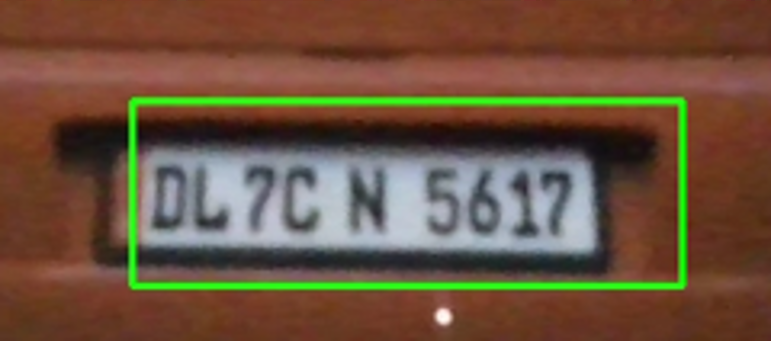
#> input picture Picture4.png, 771 x 341 px, given in place of Car.jpeg, which was not available
$ jupyter execute --allow-errors 'Automatic vehicle recognition and parking control system.ipynb'   (shell and % lines are left out)   (text cells are left out)
#> lines starting #> are read from the running program, lines starting #| are printed output that depends on the picture; after the words box and inside, x2 and y2 are one past the last pixel; in counts of white or black regions, pixels touching at a corner belong together; pictures that were not available may be replaced by others from this repository, and a replacement may not be noted
[cell 1]
# Import libraries
import matplotlib.pyplot as plt
import cv2
import numpy as np
import easyocr
import pytesseract
from pymongo import MongoClient
import imutils
import random
import string
import os

[cell 2]
# Step 1: Generate Random Vehicle Number Plates and Designation
def generate_vehicle_entries(num_entries=1000):
#> called with num_entries = 1000
    vehicle_entries = []
    district_codes = [f"{i:02}" for i in range(1, 8)]  # District codes from 01 to 99
    # Generate 500 entries
    for _ in range(num_entries):
        # Generate vehicle number: CG + district code + 2 random uppercase letters + 4 random digits
        district_code = random.choice(district_codes)
        letters = ''.join(random.choices(string.ascii_uppercase, k=2))  # Two random uppercase letters
        number = f"{random.randint(1000, 9999)}"  # Random 4 digits

        plate_number = f"CG{district_code}{letters}{number}"

        # Assign random designation (STAFF or STUDENT)
        designation = random.choice(["STAFF", "STUDENT"])

        vehicle_entries.append({"plate_number": plate_number, "designation": designation})

    return vehicle_entries

# Step 2: Connect to MongoDB
client = MongoClient("mongodb+srv://lalharsha0104:28JLZvgeihag73IJ@cluster0.uvzvt.mongodb.net/?retryWrites=true&w=majority&appName=Cluster0")  # Replace with your MongoDB URI
db = client.vehicle_db
collection = db.vehicle_entries

# Step 3: Generate 500 sample vehicle entries
vehicle_entries = generate_vehicle_entries(1000)

# Step 4: Insert the sample data into MongoDB
result = collection.insert_many(vehicle_entries)

# Step 5: Confirm the insertion
#> (the rest of this cell did not finish here and is left out)

[cell 3]
# Data: Number plates with designations
vehicle_entries = [
    {"plate_number": "MH20EE7598", "designation": "STAFF"},
    {"plate_number": "MH20EJ0365", "designation": "STAFF"},
    {"plate_number": "KL26H5009", "designation": "STUDENT"},
    {"plate_number": "DL7CN5617", "designation": "STUDENT"}
]

# Insert data into MongoDB
collection.insert_many(vehicle_entries)

[cell 4]
# Query to fetch all documents
for document in collection.find().limit(50):  # limit to 50 documents for display
    print(document)

[cell 5]
# MongoDB connection
client = MongoClient("mongodb+srv://lalharsha0104:28JLZvgeihag73IJ@cluster0.uvzvt.mongodb.net/?retryWrites=true&w=majority&appName=Cluster0")  # Replace with your MongoDB URI
db = client.vehicle_db
collection = db.vehicle_entries
#Purpose: This function looks up a vehicle's designation (e.g., "STAFF" or "STUDENT") based on its number plate.
# [38 lines left out: functions get_vehicle_designation, add_new_vehicle_to_database, not called in this run]

[cell 6]
def recognize_plate_with_easyocr(image):
    reader = easyocr.Reader(['en'])
    try:
        # EasyOCR detection
        result = reader.readtext(image)
        if result:
            text = result[0][-2]  # Extract detected text
            confidence = result[0][-1]
            # Remove spaces from the detected text
            text_no_spaces = text.replace(" ", "").strip()
            return text_no_spaces, confidence
    except Exception as e:
        print("Error during OCR:", e)
    return None, None

def detect_and_crop_plate(image_path):
    # Load image
    img = cv2.imread(image_path)
#> img is the input picture: shape (341, 771, 3); mean B, G, R 61.6, 83.1, 108.2
    plt.figure(figsize=(15, 15))
    plt.subplot(1, 3, 1)
    plt.title("Original Image")
    plt.imshow(cv2.cvtColor(img, cv2.COLOR_BGR2RGB))

    # Preprocess image
    plt.figure(figsize=(15, 15))
    gray = cv2.cvtColor(img, cv2.COLOR_BGR2GRAY)
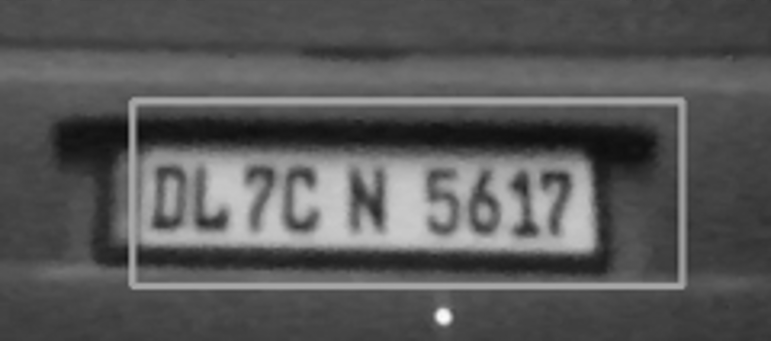
#> gray: shape (341, 771); min 12, max 251, mean 88.1
    plt.subplot(1, 3, 1)
    plt.title("Grayscale Image")
    plt.imshow(gray, cmap="gray")
    plt.show()
    plt.figure(figsize=(15, 15))
    bfilter = cv2.bilateralFilter(gray, 11, 17, 17)
    plt.subplot(1, 3, 1)
    plt.title("Bilateral Filtered Image")
    plt.imshow(bfilter, cmap="gray")
    plt.show()
    plt.figure(figsize=(15, 15))
    edged = cv2.Canny(bfilter, 30, 200)
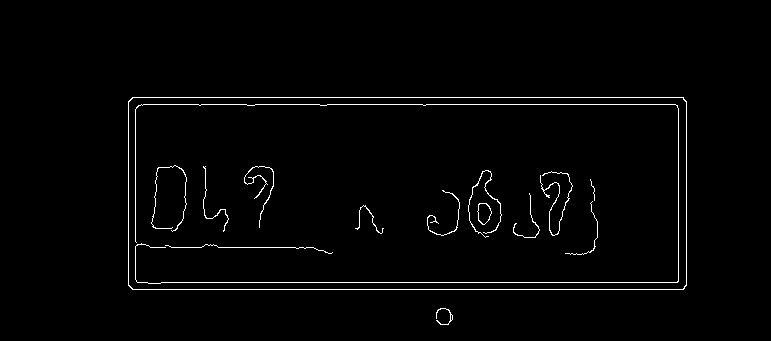
#> edged: shape (341, 771); 1.7% white in thin lines or dots, all inside (x1, y1, x2, y2) = (128, 97, 687, 325)
    plt.subplot(1, 3, 1)
    plt.title("Canny Edges")
    plt.imshow(edged, cmap="gray")
    plt.show()

    # Detect contours
    keypoints = cv2.findContours(edged.copy(), cv2.RETR_TREE, cv2.CHAIN_APPROX_SIMPLE)
#> keypoints = 18 contours, 9 with area under 20; largest, box (x1, y1, x2, y2) and area: (128, 97, 687, 290) 107106, (128, 97, 687, 290) 107090, (477, 203, 492, 225) 218, (477, 203, 492, 225) 206, (468, 170, 502, 238) 38
    contours = imutils.grab_contours(keypoints)
#> contours has the same summary as keypoints
    contours = sorted(contours, key=cv2.contourArea, reverse=True)[:10]
#> contours = 10 contours, 1 with area under 20; largest, box (x1, y1, x2, y2) and area: (128, 97, 687, 290) 107106, (128, 97, 687, 290) 107090, (477, 203, 492, 225) 218, (477, 203, 492, 225) 206, (468, 170, 502, 238) 38

    location = None
    for contour in contours:
        approx = cv2.approxPolyDP(contour, 10, True)
        if len(approx) == 4:
            location = approx
            break
#> this loop made 1 pass
#> location on pass 1: [[128, 101], [132, 289], [686, 285], [683, 97]]

    if location is None:
        print("Number plate not detected.")
        return None

    # Crop the detected number plate
    mask = np.zeros(gray.shape, np.uint8)
    cv2.drawContours(mask, [location], 0, 255, -1)
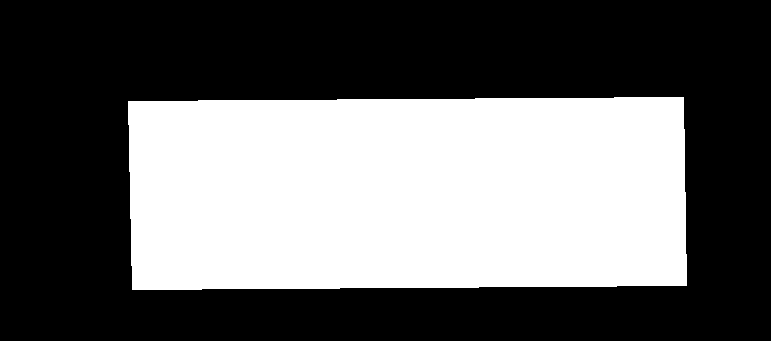
#> mask: shape (341, 771); 39.9% white; 1 white region, box (x1, y1, x2, y2) and area: (128, 97, 687, 290) 105003
    x, y = np.where(mask == 255)
    cropped_image = gray[np.min(x):np.max(x) + 1, np.min(y):np.max(y) + 1]
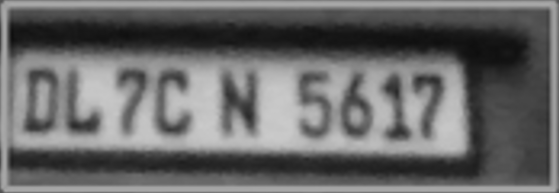
#> cropped_image: shape (193, 559); min 14, max 202, mean 104.6

   # Display cropped plate
    plt.figure(figsize=(10,5 ))
    plt.subplot(1, 3, 1)
    plt.title("Cropped Plate")
    plt.imshow(cropped_image, cmap="gray")
    plt.show()

    return cropped_image

[cell 7]
def recognize_plate_with_fallback(image):
    # Try EasyOCR first
    plate_text, confidence = recognize_plate_with_easyocr(image)
    if plate_text:
        print(f"EasyOCR Detected Text: {plate_text}")
        if confidence > 0:
            return plate_text, "EasyOCR"

    # Fallback to Tesseract
    print("Falling back to Tesseract")
    plate_text = pytesseract.image_to_string(image, config='--psm 8')
    print(f"Tesseract Detected Text: {plate_text}")
    return plate_text.strip(), "Tesseract"

[cell 8]
#When would EasyOCR be used, and when would Tesseract be used?
#EasyOCR: Preferred if the confidence level is high (greater than 0.8).
#Tesseract: Used as a fallback if EasyOCR doesn't produce good results.

def process_vehicle_entry(image_path):
    # Detect and crop the number plate
    cropped_image = detect_and_crop_plate(image_path)
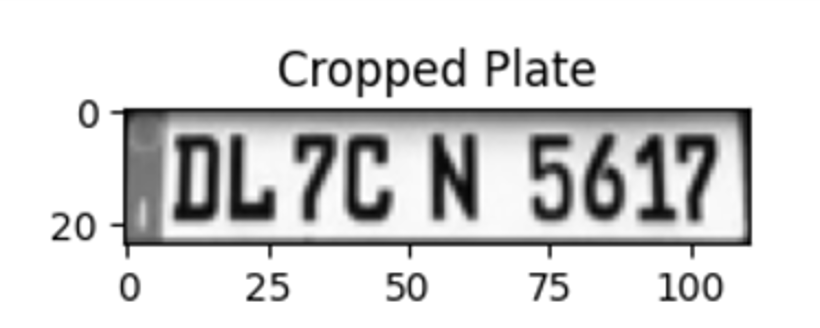
#> input picture Picture5.png, 820 x 328 px, given in place of 7.png, which was not available
#> in detect_and_crop_plate, img is the input picture: shape (328, 820, 3); min 0, max 255, mean 217.2
#> in detect_and_crop_plate (call 2), `edged = cv2.Canny(bfilter, 30, 200)`:
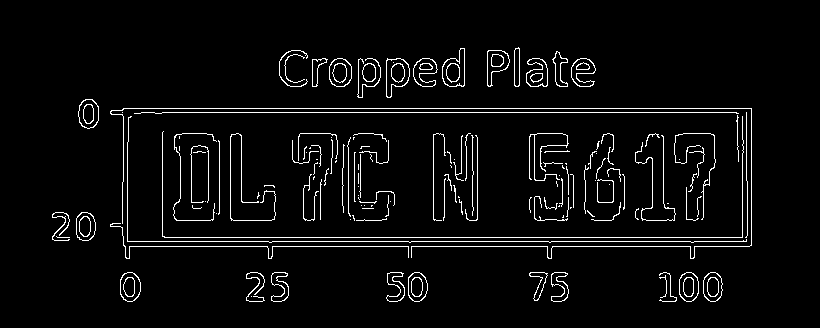
#> edged: shape (328, 820); 4.3% white in thin lines or dots, all inside (x1, y1, x2, y2) = (52, 47, 752, 302)
#> in detect_and_crop_plate (call 2), `keypoints = cv2.findContours(edged.copy(), cv2.RETR_TREE, cv2.CHAIN_AP..`: keypoints = 193 contours, 120 with area under 20; largest, box (x1, y1, x2, y2) and area: (386, 58, 410, 98) 630, (442, 48, 465, 87) 610, (386, 58, 410, 98) 610, (442, 48, 465, 87) 592, (329, 58, 352, 87) 524
#> in detect_and_crop_plate (call 2), `contours = imutils.grab_contours(keypoints)`: contours has the same summary as keypoints
#> in detect_and_crop_plate (call 2), `contours = sorted(contours, key=cv2.contourArea, reverse=True)[:10]`: contours = 10 contours; largest, box (x1, y1, x2, y2) and area: (386, 58, 410, 98) 630, (442, 48, 465, 87) 610, (386, 58, 410, 98) 610, (442, 48, 465, 87) 592, (329, 58, 352, 87) 524
#> the loop in detect_and_crop_plate (call 2), `for contour in contours:` made 1 pass
#> location on pass 1: [[400, 58], [386, 60], [387, 97], [408, 80]]
#> in detect_and_crop_plate (call 2), `cv2.drawContours(mask, [location], 0, 255, -1)`:
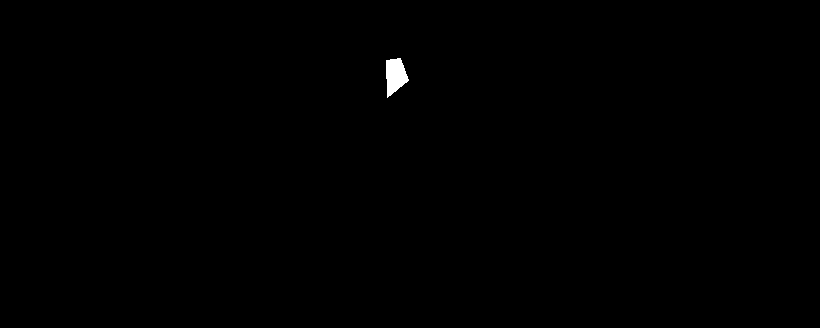
#> mask: shape (328, 820); 0.23% white; 1 white region
#> in detect_and_crop_plate (call 2), `x, y = np.where(mask == 255)`: x = 607 values from 58 to 97; y = 607 values, max 408 at index 397, min 386 at index 15, mean 394.9
#> in detect_and_crop_plate (call 2), `cropped_image = gray[np.min(x):np.max(x) + 1, np.min(y):np.max(y) + 1]`:
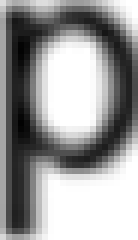
#> cropped_image: shape (40, 23) (shown 6 times larger); min 2, max 255, mean 155.2
#> in detect_and_crop_plate (call 3), `contours = imutils.grab_contours(keypoints)`: contours has the same summary as keypoints
    if cropped_image is None:
        return "Number plate not detected", None

    # Perform OCR
    plate_number, ocr_method = recognize_plate_with_fallback(cropped_image)
    if not plate_number:
        return "OCR failed", None

    # Query MongoDB for designation
    designation = get_vehicle_designation(plate_number)
    if designation == "STAFF":
        return f"Vehicle {plate_number}: Go Straight", designation
    elif designation == "STUDENT":
        return f"Vehicle {plate_number}: Go to Parking on the Right", designation
    else:
        print(f"Vehicle {plate_number} is NOT REGISTERED.")
        add_new_vehicle_to_database(plate_number)
        return f"Vehicle {plate_number}: Authentication complete.", "Not Registered"

[cell 9]
pytesseract.pytesseract.tesseract_cmd = r'C:\Program Files\Tesseract-OCR\tesseract.exe'

#> (a cell that did not finish here is left out)

#> (a cell that did not finish here is left out)

#> (a cell that did not finish here is left out)

[cell 13]
pytesseract.pytesseract.tesseract_cmd = r'C:\Program Files\Tesseract-OCR\tesseract.exe'

import cv2
import matplotlib.pyplot as plt

# Load Haar Cascade for vehicle detection (ensure the XML file path is correct)
vehicle_cascade_path = cv2.data.haarcascades + 'haarcascade_russian_plate_number.xml'
vehicle_cascade = cv2.CascadeClassifier(vehicle_cascade_path)

if vehicle_cascade.empty():
    raise IOError("Haar Cascade for vehicle detection not found. Check the file path.")

# Initialize the webcam
cap = cv2.VideoCapture(0)  # Use '0' for default webcam (use '1' for external webcam)

# Set frame size
frameWidth = 1000
frameHeight = 480
cap.set(3, frameWidth)
cap.set(4, frameHeight)
# MongoDB connection
client = MongoClient("mongodb+srv://lalharsha0104:28JLZvgeihag73IJ@cluster0.uvzvt.mongodb.net/?retryWrites=true&w=majority&appName=Cluster0")  # Replace with your MongoDB URI
db = client.vehicle_db
collection = db.vehicle_entries

#Purpose: This function looks up a vehicle's designation (e.g., "STAFF" or "STUDENT") based on its number plate.
# [87 lines left out: functions get_vehicle_designation, add_new_vehicle_to_database, recognize_plate, process_vehicle_entry, not called in this run]

# Start webcam and capture an image
while True:
    success, img = cap.read()

    if not success:
        print("Failed to capture image")
        break

    # Display the captured frame
    cv2.imshow("Webcam Feed", img)

    # Capture image on pressing 's' and process it
    if cv2.waitKey(1) & 0xFF == ord('s'):
#> (key q is pressed here)
        print("Processing image for number plate detection...")
        result, designation = process_vehicle_entry(img)
        print(result)


    # Press 'q' to exit
    if cv2.waitKey(1) & 0xFF == ord('q'):
#> (key q is pressed here)
